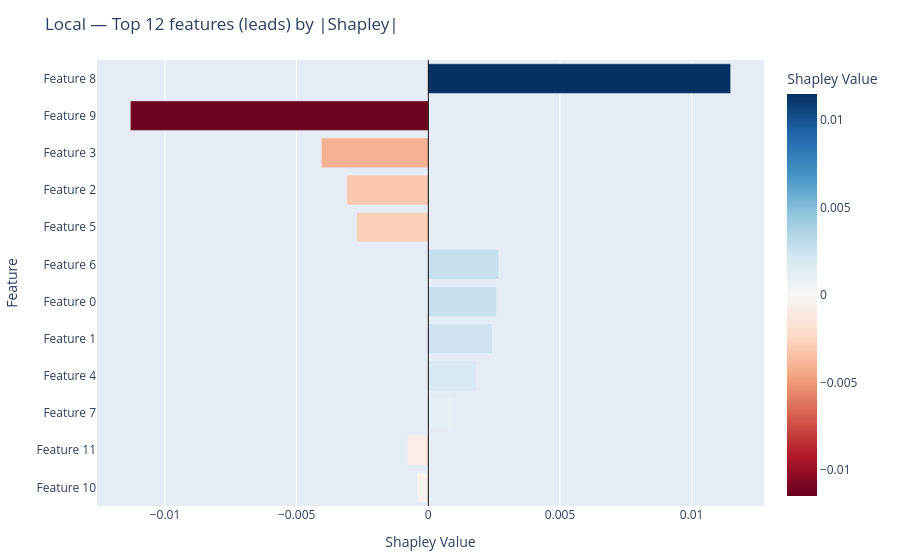

This figure's notebook cell:
### Markdown cell above
Local feature importance (already plotted, but here’s a custom Top-N)

### Code cell
TOPF = 12
fx = timeshap_local_ft_df.copy()
fx["abs"] = fx["Shapley Value"].abs()
fx = fx.nlargest(TOPF, "abs").sort_values("abs")   # rank by |Shapley|, show signed bar

fig = px.bar(
    fx,
    x="Shapley Value",
    y=fx["Feature"].astype(str),
    orientation="h",
    color="Shapley Value",
    color_continuous_scale="RdBu",
    range_color=[-fx["abs"].max(), fx["abs"].max()],
    title=f"Local — Top {TOPF} features (leads) by |Shapley|",
    labels={"y": "", "x": "Shapley Value"},
    hover_data={"Feature": True, "Shapley Value":":.5f", "abs":":.5f"}
)
fig.add_vline(x=0, line_width=1, line_color="black")
fig.update_layout(margin=dict(l=40, r=20, t=60, b=40))
fig.show()

### Figure 1 — Plotly figure (JSON) as saved in the notebook; plotly's stock layout.template omitted (floating-point values rounded to 4 significant figures)
{"data": [{"customdata": [[0.0004264], [0.0007955], [0.0009484], [0.001804], [0.002423], [0.002587], [0.00267], [0.002729], [0.003097], [0.004064], [0.01132], [0.01148]], "hovertemplate": "Shapley Value=%{marker.color}<br>Feature=%{y}<br>abs=%{customdata[0]:.5f}<extra></extra>", "legendgroup": "", "marker": {"color": [-0.0004264, -0.0007955, 0.0009484, 0.001804, 0.002423, 0.002587, 0.00267, -0.002729, -0.003097, -0.004064, -0.01132, 0.01148], "coloraxis": "coloraxis", "pattern": {"shape": ""}}, "name": "", "orientation": "h", "showlegend": false, "textposition": "auto", "type": "bar", "x": [-0.0004264, -0.0007955, 0.0009484, 0.001804, 0.002423, 0.002587, 0.00267, -0.002729, -0.003097, -0.004064, -0.01132, 0.01148], "xaxis": "x", "y": ["Feature 10", "Feature 11", "Feature 7", "Feature 4", "Feature 1", "Feature 0", "Feature 6", "Feature 5", "Feature 2", "Feature 3", "Feature 9", "Feature 8"], "yaxis": "y"}], "layout": {"barmode": "relative", "coloraxis": {"cmax": 0.01148, "cmin": -0.01148, "colorbar": {"title": {"text": "Shapley Value"}}, "colorscale": [[0, "rgb(103,0,31)"], [0.1, "rgb(178,24,43)"], [0.2, "rgb(214,96,77)"], [0.3, "rgb(244,165,130)"], [0.4, "rgb(253,219,199)"], [0.5, "rgb(247,247,247)"], [0.6, "rgb(209,229,240)"], [0.7, "rgb(146,197,222)"], [0.8, "rgb(67,147,195)"], [0.9, "rgb(33,102,172)"], [1, "rgb(5,48,97)"]]}, "legend": {"tracegroupgap": 0}, "margin": {"b": 40, "l": 40, "r": 20, "t": 60}, "shapes": [{"line": {"color": "black", "width": 1}, "type": "line", "x0": 0, "x1": 0, "xref": "x", "y0": 0, "y1": 1, "yref": "y domain"}], "title": {"text": "Local — Top 12 features (leads) by |Shapley|"}, "xaxis": {"anchor": "y", "domain": [0, 1], "title": {"text": "Shapley Value"}}, "yaxis": {"anchor": "x", "domain": [0, 1], "title": {"text": "Feature"}}}}
